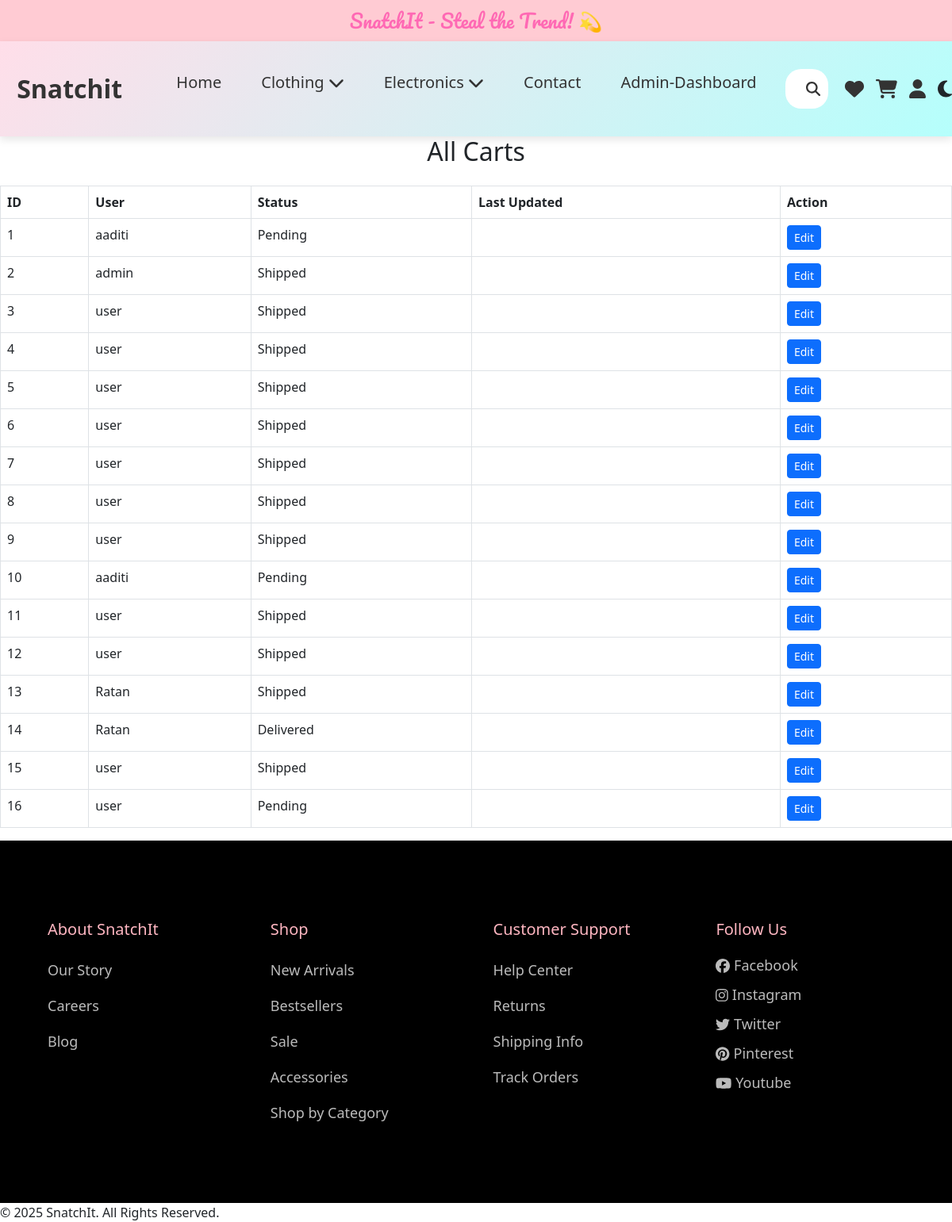
Page /cart/admin/carts/ (signed in) on the committed database.
### cart/models.py (models this page shows, shortened)
class Cart(models.Model):
    STATUS_CHOICES = [
        ('Pending', 'Pending'),
        ('Processing', 'Processing'),
        ('Shipped', 'Shipped'),
        ('Delivered', 'Delivered'),
        ('Cancelled', 'Cancelled'),
    ]
    user = models.ForeignKey(User, on_delete=models.CASCADE)
    created_at = models.DateTimeField(auto_now_add=True)
    status = models.CharField(max_length=20, choices=STATUS_CHOICES, default='Pending')

### cart/views.py (the view)
# urls.py: path('admin/carts/', views.admin_cart_list, name='admin_cart_list'),
@login_required
@user_passes_test(is_admin_or_approved)
def admin_cart_list(request):
    carts = Cart.objects.all()
    return render(request, 'cart/admin_cart_list.html', {'carts': carts})

### cart/views.py (called while the page is built)
def is_admin_or_approved(user):
    return user.groups.filter(name__in=['Admin', 'Approved Brand']).exists()

### products/templatetags/group_filters.py (called while the page is built)
@register.filter(name='has_group')
def has_group(user, group_name):
    return user.groups.filter(name=group_name).exists()

### cart/templates/cart/admin_cart_list.html
{% extends 'base.html' %}
{% block content %}
<h2 class="text-center">All Carts</h2>
<table class="table table-bordered mt-4">
    <thead>
        <tr>
            <th>ID</th>
            <th>User</th>
            <th>Status</th>
            <th>Last Updated</th>
            <th>Action</th>
        </tr>
    </thead>
    <tbody>
        {% for cart in carts %}
        <tr>
            <td>{{ cart.id }}</td>
            <td>{{ cart.user.username }}</td>
            <td>{{ cart.status }}</td>
            <td>{{ cart.updated_at }}</td>
            <td><a href="{% url 'cart:admin_edit_cart_status' cart.id %}" class="btn btn-sm btn-primary">Edit</a>
            </td>
        </tr>
        {% endfor %}
    </tbody>
</table>
{% endblock %}

### static/css/style.css (style rules this page uses)
body { margin: 0; padding: 0; font-family: 'Poppins', sans-serif; background-color: #F8F9FA; transition: background 0.3s ease-in-out; }

### rows in the picture
Cart: id "1", user.username "aaditi", status "Pending"
Cart: id "2", user.username "admin", status "Shipped"
Cart: id "3", user.username "user", status "Shipped"
Cart: id "4", user.username "user", status "Shipped"
Cart: id "5", user.username "user", status "Shipped"
Cart: id "6", user.username "user", status "Shipped"
Cart: id "7", user.username "user", status "Shipped"
Cart: id "8", user.username "user", status "Shipped"
Cart: id "9", user.username "user", status "Shipped"
Cart: id "10", user.username "aaditi", status "Pending"
Cart: id "11", user.username "user", status "Shipped"
Cart: id "12", user.username "user", status "Shipped"
Cart: id "13", user.username "Ratan", status "Shipped"
Cart: id "14", user.username "Ratan", status "Delivered"
Cart: id "15", user.username "user", status "Shipped"
Cart: id "16", user.username "user", status "Pending"
